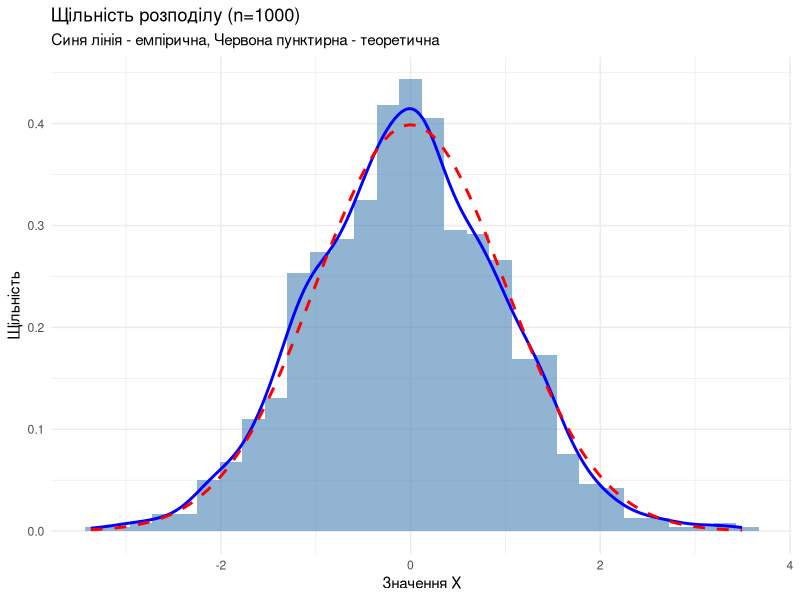

Source code (R):
## ---- chunk 1
# Підключаємо бібліотеки для гарних таблиць та графіків
library(knitr)
library(ggplot2) # Якщо захочемо красиві графіки
## ---- chunk 2
analyze_sample <- function(x) {
  n <- length(x)
  avg <- mean(x)                                # m(x)
  var_biased <- sum((x - avg)^2) / n            # D(x) - зміщена (звичайна)
  var_unbiased <- var(x)                        # D~(x) - виправлена
  sd_biased <- sqrt(var_biased)                 # sigma(x)
  sd_unbiased <- sd(x)                          # sigma~(x)
  
  # Центральні моменти
  m3 <- sum((x - avg)^3) / n
  m4 <- sum((x - avg)^4) / n
  
  # Асиметрія та Ексцес
  skewness <- m3 / (sd_biased^3)
  kurtosis <- (m4 / (sd_biased^4)) - 3
  
  return(c(a = avg, sigma = sd_biased, mean = avg, var = var_biased, 
           var_adj = var_unbiased, sd = sd_biased, sd_adj = sd_unbiased, 
           mu3 = m3, mu4 = m4, As = skewness, Ek = kurtosis))
}
## ---- chunk 3
set.seed(42) # Змінено seed для унікальності результатів
a_param <- 0
sigma_param <- 1

# Генерація вибірок
sample_small <- rnorm(100, a_param, sigma_param)
sample_large <- rnorm(1000, a_param, sigma_param)

# Розрахунок характеристик
res_small <- analyze_sample(sample_small)
res_large <- analyze_sample(sample_large)
## ---- chunk 4
df_plot <- data.frame(val = sample_large)

ggplot(df_plot, aes(x = val)) +
  geom_histogram(aes(y = ..density..), bins = 30, fill = "steelblue", alpha = 0.6) +
  geom_density(color = "blue", size = 1) +
  stat_function(fun = dnorm, args = list(mean = a_param, sd = sigma_param), 
                color = "red", linetype = "dashed", size = 1) +
  labs(title = "Щільність розподілу (n=1000)",
       subtitle = "Синя лінія - емпірична, Червона пунктирна - теоретична",
       x = "Значення X", y = "Щільність") +
  theme_minimal()
## ---- chunk 5
summary_table <- data.frame(
  "Характеристика" = c("Параметр a", "Параметр sigma", "Мат. сподівання m(x)", 
                        "Дисперсія D(x)", "Виправлена дисперсія", "СКВ sigma(x)", 
                        "Виправлене СКВ", "Центр. момент 3-го порядку", 
                        "Центр. момент 4-го порядку", "Асиметрія As", "Ексцес Ek"),
  "Теоретичне" = c(0, 1, 0, 1, "-", 1, "-", 0, 3, 0, 0),
  "Вибірка n=100" = round(res_small, 5),
  "Вибірка n=1000" = round(res_large, 5)
)

kable(summary_table, caption = "Таблиця 3.1 – Теоретичні та емпіричні числові характеристики")
